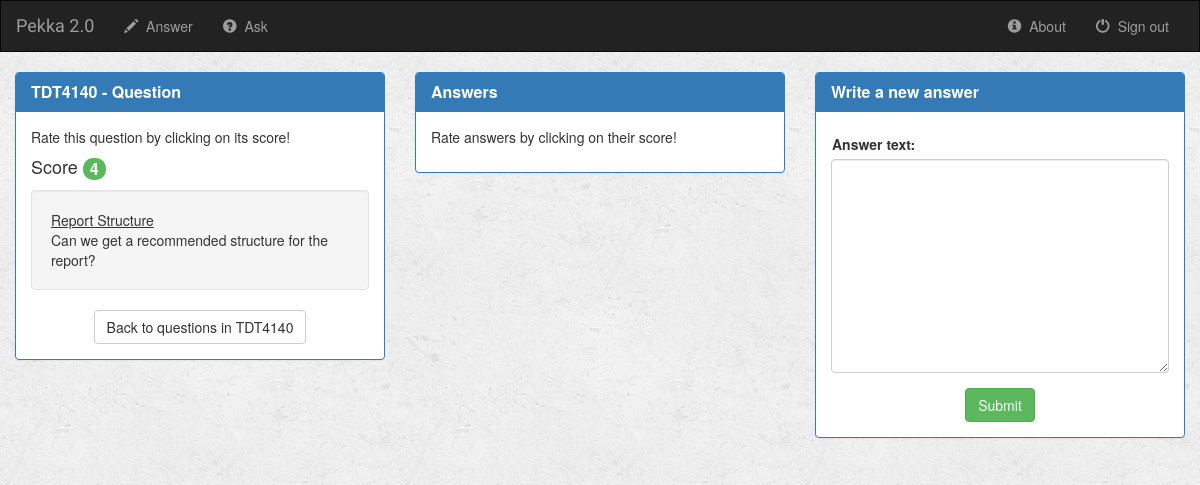
Screenshot of /pekka/31/ with the database file from the repository.
### pekka/models.py (models this page shows, shortened)
class Question(models.Model):
    author = models.ForeignKey(User, default=1)
    question_title = models.CharField(max_length=100)
    question_content = models.CharField(max_length=2000)
    is_answered = models.BooleanField(default=False)
    sub_code = models.CharField(max_length=10)
    ask_time = models.DateTimeField(default='2017-4-17T09:21:31+0000')
    def get_score(self):
        up = QuestionVotes.objects.filter(question=self, val=+1)
        down = QuestionVotes.objects.filter(question=self, val=-1)
        res = up.count()-down.count()
        return res

### pekka/views.py (the view, shortened to what this page needs)
# urls.py: url(r'^(?P<question_id>[0-9]+)/$', views.detail, name='detail'),
def detail(request, question_id):
    try:
        question = Question.objects.get(pk=question_id)
        answers = question.answer_set.all()
        score = question.get_score()
        form = AnswerForm(request.POST)
    except Question.DoesNotExist:
        raise Http404("Question does not exist")
    return render(request, 'html_pages/detail.html', {'score': score,
                                                      'question_title': question.question_title,
                                                      'question_content': question.question_content,
                                                      'sub_code': question.sub_code,
                                                      'answers': answers,
                                                      'form': form
                                                      })

### pekka/forms.py
class AnswerForm(forms.Form):
    answer_text = forms.CharField(widget=forms.Textarea(attrs={'cols': 30,
                                                               'rows': 10,
                                                               'class': 'form-control'}), help_text="")
    class Meta:
        model = Answer
        fields = 'answer_text'

### pekka/templates/html_pages/detail.html (shortened to what this page needs)
{% extends 'html_pages/base.html' %}
{% block body %}
<div class="container-fluid">
    <div class="row">
        <div class="col-sm-4">
            <div class="panel panel-primary">
                <div class="panel-heading">
                    <h3 class="panel-title"><b>{{ sub_code }} - Question</b></h3>
                </div>
                <div class="panel-body">
                    <p>Rate this question by clicking on its score!</p>
                    <h4>Score <a href="vote_question/"><span class="badge titlebadge" id="titlebadge">{{score}}</span></a></h4>
                    <div class="well">
                        <div id="title">{{ question_title }}</div>
                        {{ question_content }}
                    </div>
                    <a href="/{{ sub_code }}_answer"><button class="btn btn-default center-block">Back to questions in {{sub_code}}</button></a>
                </div>
            </div>
        </div>
        <div class="col-sm-4">
            <div class="panel panel-primary">
                <div class="panel-heading">
                    <h3 class="panel-title"><b>Answers</b></h3>
                </div>
                <div class="panel-body">
                    <p>Rate answers by clicking on their score!</p>
                </div>
            </div>
        </div>
        <div class="col-sm-4">
            <div class="panel panel-primary">
                <div class="panel-heading">
                    <h3 class="panel-title"><b>Write a new answer</b></h3>
                </div>
                <div class="panel-body">
                    <form class="form-horizontal" role="form" action="" method="post">
                        {% include 'html_pages/form_template.html' %}
                        <button type="submit" class="btn btn-success center-block">Submit</button>
                    </form>
                </div>
            </div>
        </div>
    </div>
</div>
{% endblock %}

### pekka/static/elements/style.css (style rules this page uses)
body { background: white url("images/background.png"); }
#title { text-decoration: underline; }
.titlebadge { font-size: 16px; }
h4 { margin-top: 0px; }
.form-control { width: 100%; }
.form-horizontal { padding-left: 0px; }

### rows the page displays
Question: sub_code "TDT4140", question_title "Report Structure", question_content "Can we get a recommended structure for the report?"

### other values shown
{{ score }} "4"
{{ field.label_tag }} "Answer text:"
